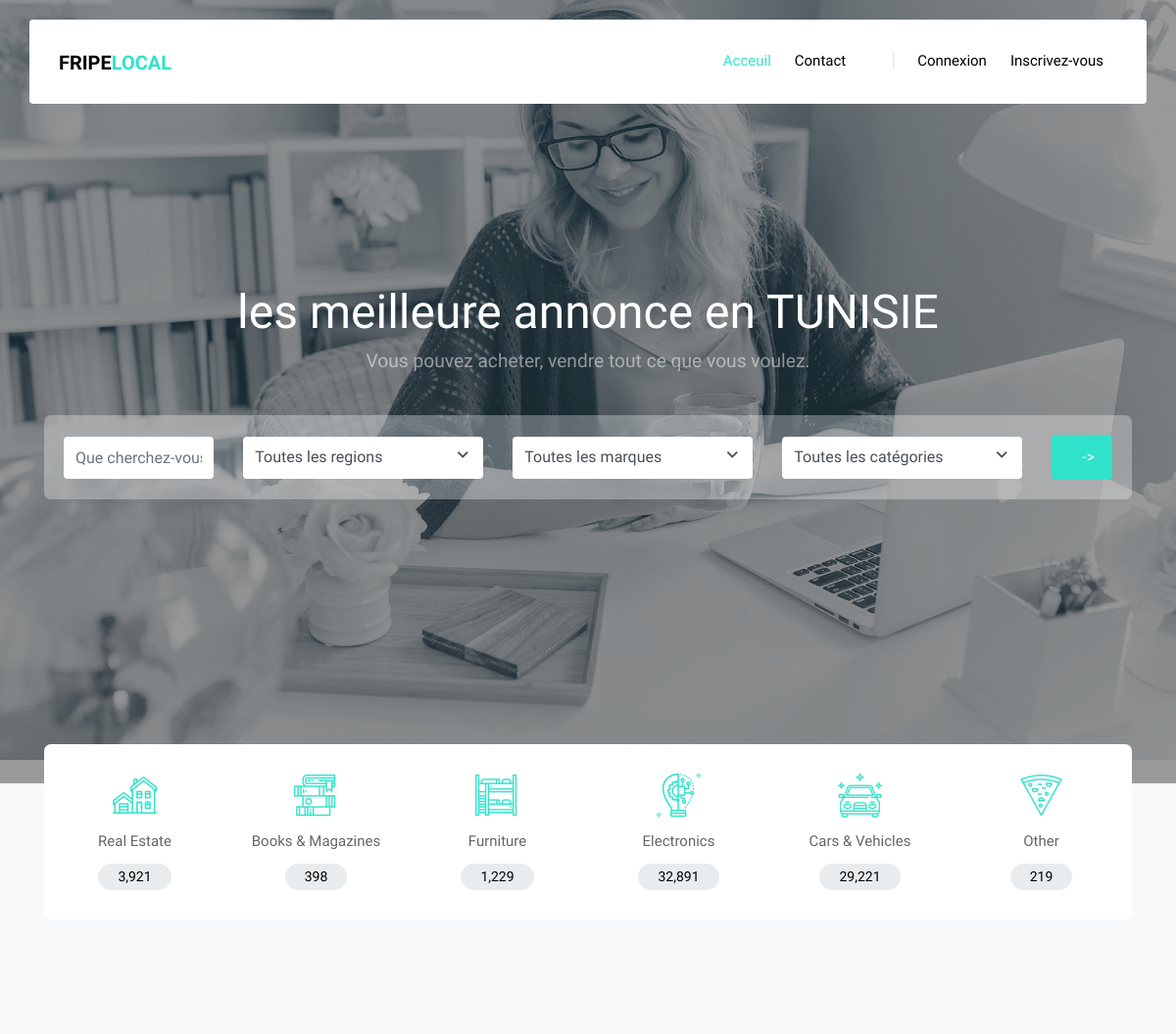
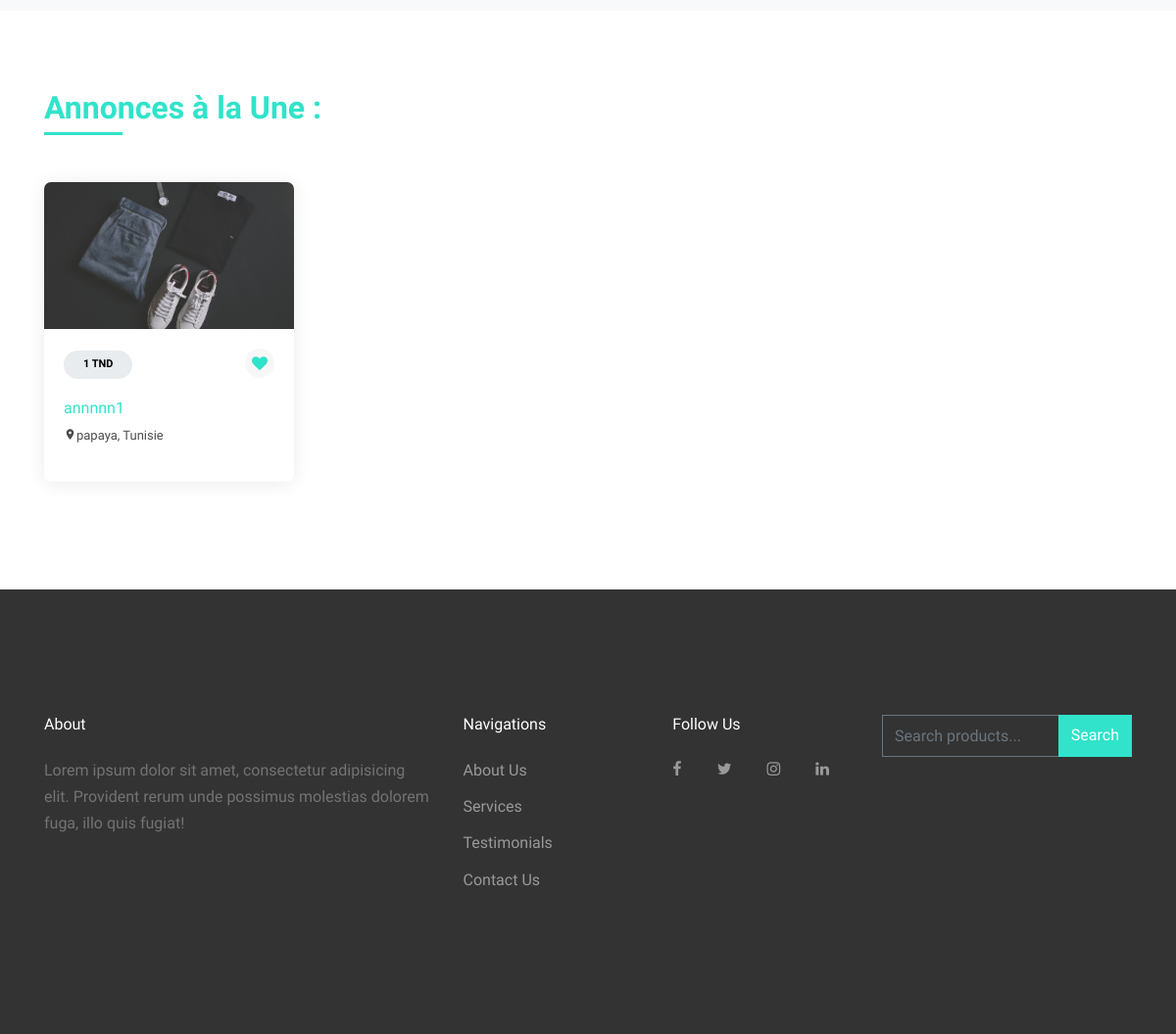
The page / on the database its author committed (2 pictures, top to bottom).
### tables this page shows
CREATE TABLE `annonce` (
  `id_an` int(11) NOT NULL,
  `titre_an` varchar(2000) DEFAULT NULL,
  `prix_an` double DEFAULT NULL,
  `description_an` longtext DEFAULT NULL,
  `date_pub_an` varchar(20) DEFAULT NULL,
  `couleur_an` varchar(200) DEFAULT NULL,
  `region_an` varchar(20) DEFAULT NULL,
  `id_marque` int(11) DEFAULT NULL,
  `id_categorie` int(11) DEFAULT NULL,
  `taille` varchar(50) DEFAULT NULL,
  `id_pers` int(11) DEFAULT NULL,
  `status` varchar(20) DEFAULT NULL
);

### models/annonce.class.php (called while the page is built, shortened)
<?php
class annonce extends fonction{
	public function liste($cnx){
		$annonces=$cnx->query("select * from annonce where status= 'Accepte'")->fetchAll(PDO::FETCH_OBJ);
		return $annonces;
	}
}
?>

### vue/annonce/liste_annonce.php (the view, shortened to what this page needs)
<div class="site-blocks-cover overlay" style="background-image: url(ac/images/hero_2.jpg);" data-aos="fade" data-stellar-background-ratio="0.5">
  <div class="container">
    <div class="row align-items-center justify-content-center text-center">
      <div class="col-md-12">
        <div class="row justify-content-center mb-4">
          <div class="col-md-8 text-center">
            <h1 class="" data-aos="fade-up">les meilleure annonce en TUNISIE</h1>
            <p data-aos="fade-up" data-aos-delay="100">Vous pouvez acheter, vendre tout ce que vous voulez.</p>
          </div>
        </div>
        <div class="form-search-wrap" data-aos="fade-up" data-aos-delay="200">
          <form method="post" action="index.php?controller=annonce&action=liste_avance">
            <div class="row align-items-center">
              <div class="col-lg-9 mb-4 mb-xl-0 col-xl-2">
                <input type="text" class="form-control rounded" name="rech_nom" placeholder="Que cherchez-vous?">
              </div>
              <div class="col-lg-12 mb-4 mb-xl-0 col-xl-3">
                <div class="select-wrap">
                  <span class="icon"><span class="icon-keyboard_arrow_down"></span></span>
                  <select class="form-control rounded" name="rech_region" id="">
                    <option value="">Toutes les regions</option>
                  </select>
                </div>
              </div>
              <div class="col-lg-12 mb-4 mb-xl-0 col-xl-3">
                <div class="select-wrap">
                  <span class="icon"><span class="icon-keyboard_arrow_down"></span></span>
                  <select class="form-control rounded" name="rech_marque" id="">
                    <option value="">Toutes les marques</option>
                  </select>
                </div>
              </div>
              <div class="col-lg-12 mb-4 mb-xl-0 col-xl-3">
                <div class="select-wrap">
                  <span class="icon"><span class="icon-keyboard_arrow_down"></span></span>
                  <select class="form-control rounded" name="rech_categorie" id="">
                    <option value="">Toutes les catégories</option>
                  </select>
                </div>
              </div>
              <div class="col-lg-12 col-xl-1 ml-auto ">
                <input type="submit" class="btn btn-primary btn-block rounded text-white" value="->">
              </div>
            </div>
          </form>
        </div>
      </div>
    </div>
  </div>
</div>
<div class="site-section bg-light">
  <div class="container">
    <div class="overlap-category mb-5">
      <div class="row align-items-stretch no-gutters">
        <div class="col-sm-6 col-md-4 mb-4 mb-lg-0 col-lg-2">
          <a href="#" class="popular-category h-100">
            <span class="icon"><span class="flaticon-house"></span></span>
            <span class="caption mb-2 d-block">Real Estate</span>
            <span class="number">3,921</span>
          </a>
        </div>
        <div class="col-sm-6 col-md-4 mb-4 mb-lg-0 col-lg-2">
          <a href="#" class="popular-category h-100">
            <span class="icon"><span class="flaticon-books"></span></span>
            <span class="caption mb-2 d-block">Books &amp; Magazines</span>
            <span class="number">398</span>
          </a>
        </div>
        <div class="col-sm-6 col-md-4 mb-4 mb-lg-0 col-lg-2">
          <a href="#" class="popular-category h-100">
            <span class="icon"><span class="flaticon-bunk-bed"></span></span>
            <span class="caption mb-2 d-block">Furniture</span>
            <span class="number">1,229</span>
          </a>
        </div>
        <div class="col-sm-6 col-md-4 mb-4 mb-lg-0 col-lg-2">
          <a href="#" class="popular-category h-100">
            <span class="icon"><span class="flaticon-innovation"></span></span>
            <span class="caption mb-2 d-block">Electronics</span>
            <span class="number">32,891</span>
          </a>
        </div>
        <div class="col-sm-6 col-md-4 mb-4 mb-lg-0 col-lg-2">
          <a href="#" class="popular-category h-100">
            <span class="icon"><span class="flaticon-car"></span></span>
            <span class="caption mb-2 d-block">Cars &amp; Vehicles</span>
            <span class="number">29,221</span>
          </a>
        </div>
        <div class="col-sm-6 col-md-4 mb-4 mb-lg-0 col-lg-2">
          <a href="#" class="popular-category h-100">
            <span class="icon"><span class="flaticon-pizza"></span></span>
            <span class="caption mb-2 d-block">Other</span>
            <span class="number">219</span>
          </a>
        </div>
      </div>
    </div>
  </div>
</div>
</div>
<div class="site-section bg-white">
  <div class="container">
    <div class="row mb-5">
      <div class="col-md-7 text-left border-primary">
        <h2 class="font-weight-light text-primary">Annonces à la Une :</h2>
      </div>
    </div>
    <div class="row mt-5">
      <?php
      foreach ($annonces as $annonce) {
        ?>
        <div class="col-lg-3">
          <div class="d-block d-md-flex listing vertical">
            <a href="index.php?controller=annonce&action=det&id_an=<?php echo $annonce->id_an; ?>" class="img d-block" style="background-image: url(ac/images/hero_1.jpg);"> </a>
            <div class="lh-content">
              <span class="category"><?php echo $annonce->prix_an; ?> TND</span>
              <a href="#" class="bookmark"><span class="icon-heart"></span></a>
              <h3><a href="index.php?controller=annonce&action=det&id_an=<?php echo $annonce->id_an; ?>" ><?php echo $annonce->titre_an; ?></a></h3>
              <address><span class="icon icon-room"></span><?php echo $annonce->region_an; ?>, Tunisie</address>
            </div>
          </div>
        </div>
      <?php }
      ?>
    </div>
  </div>
</div>

### rows shown on the page
annonce: prix_an "1", titre_an "annnnn1", region_an "papaya"
